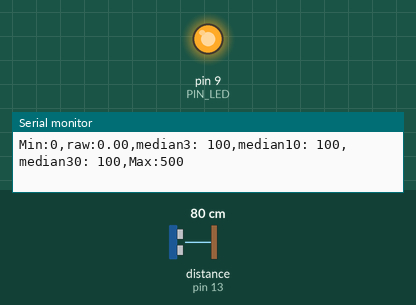
A sketch run on a simulated Arduino Uno, built with avr-gcc and run on an emulated ATmega328P. Shown: output pins drawn as LEDs (lit = HIGH), the last lines printed to the serial monitor. Wiring (inferred from the names in the program): ultrasonic range finder: trigger pin 12; echo pin 13. The inputs (shaded band) are chosen by the test bench; at power-on: distance to the obstacle (sensor on pin 13) 80 cm. The echo pulse lasts 58.3 µs per cm; pins used as bus, display or sensor lines are not drawn.

Above: at 1.2 s.
1.3 s: distance to the obstacle (sensor on pin 13) set to 18 cm
At 2.0 s:
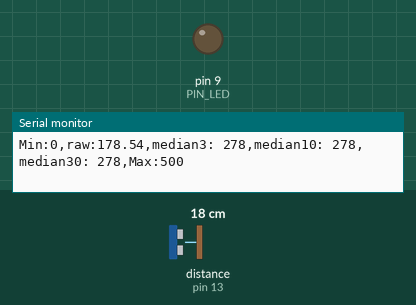
2.8 s: distance to the obstacle (sensor on pin 13) set to 2 cm
At 3.1 s:
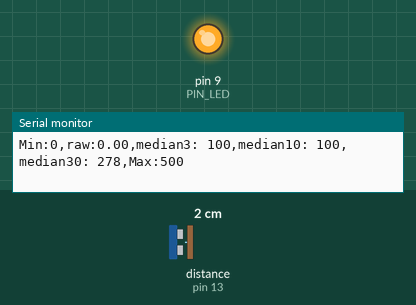
4.3 s: distance to the obstacle (sensor on pin 13) set to 13 cm
At 5.5 s:
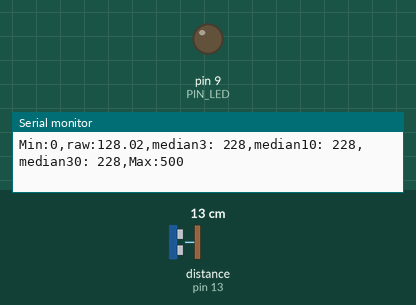
Timing chart, 0 to 7.3 s (numbered marks = the images above; inputs shaded):
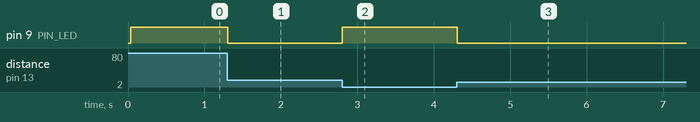

The sketch:

Median_Filter.ino
```cpp
// Arduino pin assignment
#define PIN_LED 9
#define PIN_TRIG 12
#define PIN_ECHO 13

// configurable parameters
#define SND_VEL 346.0 // sound velocity at 24 celsius degree (unit: m/s)
#define INTERVAL 25 // sampling interval (unit: ms)
#define _DIST_MIN 100 // minimum distance to be measured (unit: mm)
#define _DIST_MAX 300 // maximum distance to be measured (unit: mm)
#define _DIST_ALPHA 0.1 // EMA weight of new sample (range: 0 to 1). Setting this value to 1 effectively disables EMA filter.

// global variables
float timeout; // unit: us
float dist_min, dist_max, dist_raw, dist_ema, alpha; // unit: mm
unsigned long last_sampling_time; // unit: ms
float scale; // used for pulse duration to distance conversion
float dist_raw_list3[3];
float dist_raw_list10[10];
float dist_raw_list30[30];
int dist_index_3 = 0;
int dist_index_10 = 0;
int dist_index_30 = 0;

void setup() {
// initialize GPIO pins
  pinMode(PIN_LED,OUTPUT);
  pinMode(PIN_TRIG,OUTPUT);
  digitalWrite(PIN_TRIG, LOW);
  pinMode(PIN_ECHO,INPUT);

// initialize USS related variables
  dist_min = _DIST_MIN;
  dist_max = _DIST_MAX;
  alpha = _DIST_ALPHA;
  timeout = (INTERVAL / 2) * 1000.0; // precalculate pulseIn() timeout value. (unit: us)
  dist_raw = 0.0; // raw distance output from USS (unit: mm)
  scale = 0.001 * 0.5 * SND_VEL;

// initialize serial port
  Serial.begin(57600);

// initialize last sampling time
  last_sampling_time = 0;
}

void sort(float array[], int n) {
  int i, j;
  float save;
  for (i=0; i<n-1; i++) {
    for (j=i+1; j<n; j++) {
      if (array[i] > array[j]) {
        save = array[i];
        array[i] = array[j];
        array[j] = save;
      }
    }
  }
}

void loop() {
// wait until next sampling time.
// millis() returns the number of milliseconds since the program started. Will overflow after 50 days.
  if(millis() < last_sampling_time + INTERVAL) return;

// get a distance reading from the USS
  dist_raw = USS_measure(PIN_TRIG,PIN_ECHO);
  if (dist_index_3 < 3) {
    dist_raw_list3[dist_index_3] = dist_raw;
    dist_index_3 += 1;
  }
  else {
    dist_raw_list3[0] = dist_raw;
    dist_index_3 = 1;
  }
  if (dist_index_10 < 10) {
    dist_raw_list10[dist_index_10] = dist_raw;
    dist_index_10 += 1;
  }
  else {
    dist_raw_list10[0] = dist_raw;
    dist_index_10 = 1;
  }
  if (dist_index_30 < 30) {
    dist_raw_list30[dist_index_30] = dist_raw;
    dist_index_30 += 1;
  }
  else {
    dist_raw_list30[0] = dist_raw;
    dist_index_30 = 1;
  }

  sort(dist_raw_list3, 3);
  sort(dist_raw_list10, 10);
  sort(dist_raw_list30, 30);

  float dist_mid_3 = dist_raw_list3[2];
  float dist_mid_10 = (dist_raw_list10[5] + dist_raw_list10[6]) / 2;
  float dist_mid_30 = (dist_raw_list30[15] + dist_raw_list30[16]) / 2;

// output the read value to the serial port
  Serial.print("Min:0,");
  Serial.print("raw:");
  Serial.print(dist_raw);
  Serial.print(",");
  Serial.print("median3: ");
  Serial.print(map(dist_mid_3,0,400,100,500));
  Serial.print(",");
  Serial.print("median10: ");
  Serial.print(map(dist_mid_10,0,400,100,500));
  Serial.print(",");
  Serial.print("median30: ");
  Serial.print(map(dist_mid_30,0,400,100,500));
  Serial.print(",");
  Serial.println("Max:500");

// turn on the LED if the distance is between dist_min and dist_max
  if(dist_raw < dist_min || dist_raw > dist_max) {
    analogWrite(PIN_LED, 255);
  }
  else {
    analogWrite(PIN_LED, 0);
  }

// update last sampling time
  last_sampling_time += INTERVAL;
}

// get a distance reading from USS. return value is in millimeter.
float USS_measure(int TRIG, int ECHO)
{
  float reading;
  digitalWrite(TRIG, HIGH);
  delayMicroseconds(10);
  digitalWrite(TRIG, LOW);
  reading = pulseIn(ECHO, HIGH, timeout) * scale; // unit: mm
  if(reading < dist_min || reading > dist_max) reading = 0.0; // return 0 when out of range.
  return reading;
}
```

Measured:
- after the input at 1.3 s, pin 9 (PIN_LED): HIGH → LOW at once
- after the input at 2.8 s, pin 9 (PIN_LED): LOW → HIGH at once
- after the input at 4.3 s, pin 9 (PIN_LED): HIGH → LOW at once
